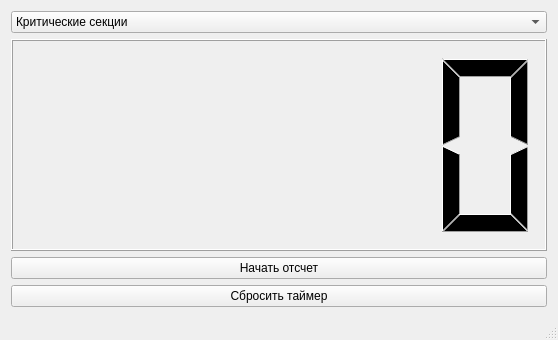
<?xml version="1.0" encoding="UTF-8"?>
<ui version="4.0">
 <class>MainWindow</class>
 <widget class="QMainWindow" name="MainWindow">
  <property name="geometry">
   <rect>
    <x>0</x>
    <y>0</y>
    <width>558</width>
    <height>340</height>
   </rect>
  </property>
  <property name="windowTitle">
   <string>MainWindow</string>
  </property>
  <widget class="QWidget" name="centralWidget">
   <layout class="QVBoxLayout" name="verticalLayout_6">
    <item>
     <widget class="QComboBox" name="comboBox">
      <item>
       <property name="text">
        <string>Критические секции</string>
       </property>
      </item>
      <item>
       <property name="text">
        <string>Мьютексы</string>
       </property>
      </item>
      <item>
       <property name="text">
        <string>События</string>
       </property>
      </item>
      <item>
       <property name="text">
        <string>Семафоры</string>
       </property>
      </item>
      <item>
       <property name="text">
        <string>Ждущие таймеры</string>
       </property>
      </item>
     </widget>
    </item>
    <item>
     <widget class="QLCDNumber" name="timer">
      <property name="mode">
       <enum>QLCDNumber::Dec</enum>
      </property>
     </widget>
    </item>
    <item>
     <widget class="QPushButton" name="start_timer">
      <property name="text">
       <string>Начать отсчет</string>
      </property>
     </widget>
    </item>
    <item>
     <widget class="QPushButton" name="stop_timer">
      <property name="text">
       <string>Сбросить таймер</string>
      </property>
     </widget>
    </item>
   </layout>
  </widget>
  <widget class="QStatusBar" name="statusBar"/>
 </widget>
 <layoutdefault spacing="6" margin="11"/>
 <resources/>
 <connections/>
</ui>
